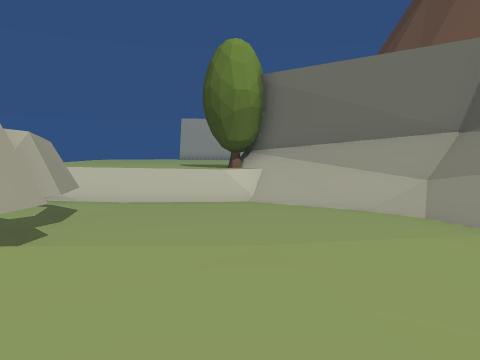
view 1 (above)

12 first-person views from a walk through a 3-D level made in the Unity game engine. The camera is 1.3 m above the floor, tilts 4° down and sees 70° across. The floor is counted in squares, 2 m on a side. Each view is taken from the middle of a square. On the plan, view 1 faces up. The plan holds only what a view shows up to about 10 squares ahead; the rest is blank. The place goes on beyond the plan. The player is left out. Some animated figures are not drawn. Some surface patterns are stand-ins.

view 2
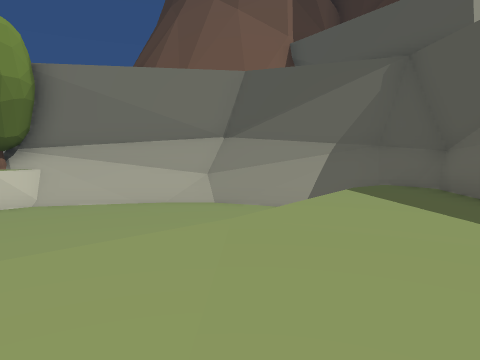

view 3
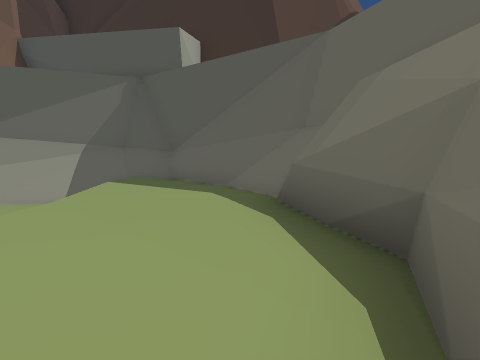

view 4
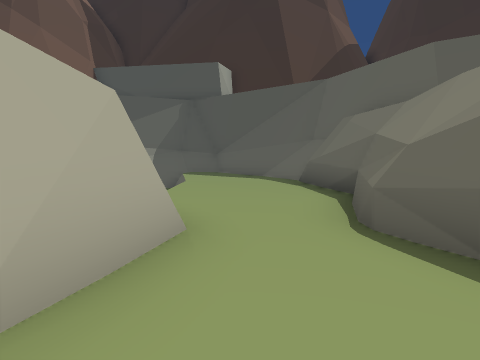

view 5
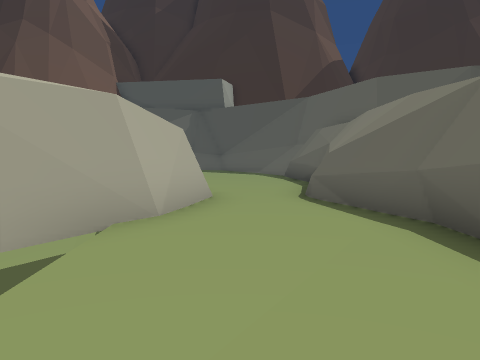

view 6
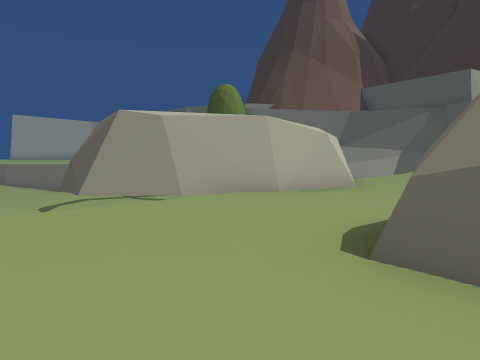

view 7
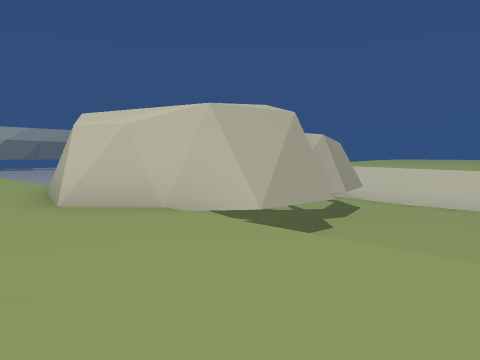

view 8
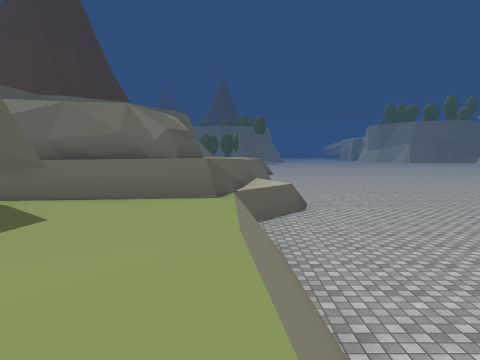

view 9
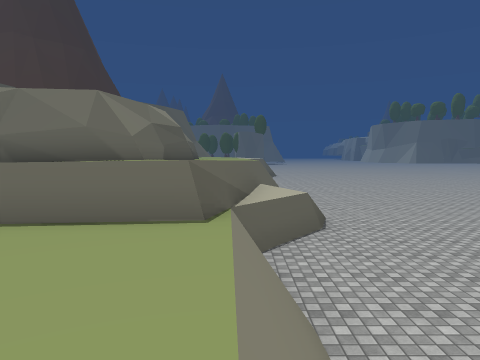

view 10
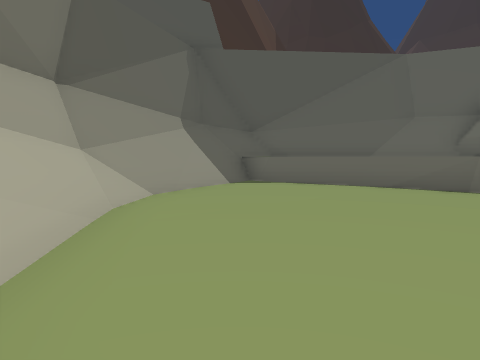

view 11
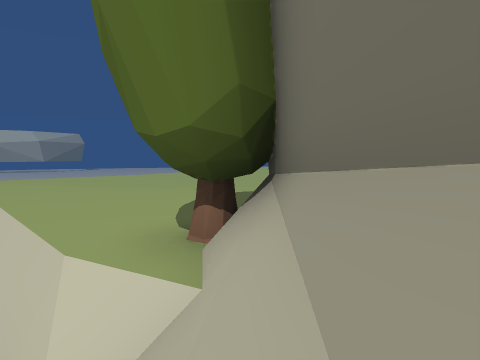

view 12
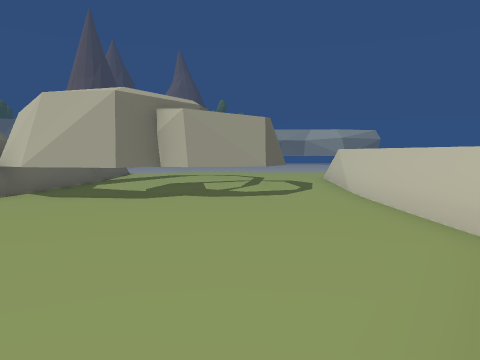

### Floor plan
Key: @ floor where view 1 was taken; # wall or solid block; . main floor; : floor 1.25 m higher than the main floor; + floor 1.5 m higher than the main floor; * floor 2.5 m higher than the main floor; / step, stairs or slope; = window, fence, low wall or low ledge; ^ raised ledge; v drop or lower ground; O other object.
Columns run from 18 left of view 1 to 6 right of it. Each row starts with its distance up from view 1.
 11            ^^^^^^OO##
 10            #^^^^^^#/##
  9         ++ :::::::://#
  8       : +++: #:::::+//#
  7       ++++   ##:::+++//^
  6     ../++#    #::+++++/#
  5     ..=+:#    ##:+++++//^
  4    ...=::##   ##++++++//#
  3   ....=:::##  ##+++//=//#
  2   ....#///*####********/#
  1  .....#***************###
  0 .....=v***********@*/##
 -1 ...../=**###########/#
 -2 .....//*##         #^
 -3 .....#  #
 -4 .....v  #

Where each view was taken, in squares from view 1:
view 1: 0 up, 0 right, facing up
view 2: 0 up, 2 left, facing up-right
view 3: 0 up, 4 left, facing right
view 4: 1 up, 8 left, facing right
view 5: 1 up, 11 left, facing right
view 6: 2 down, 12 left, facing up-right
view 7: 0 up, 0 right, facing up-left
view 8: 8 up, 12 left, facing down
view 9: 6 up, 12 left, facing down
view 10: 9 up, 1 left, facing down-right
view 11: 9 up, 2 right, facing up-left
view 12: 7 up, 3 right, facing left
